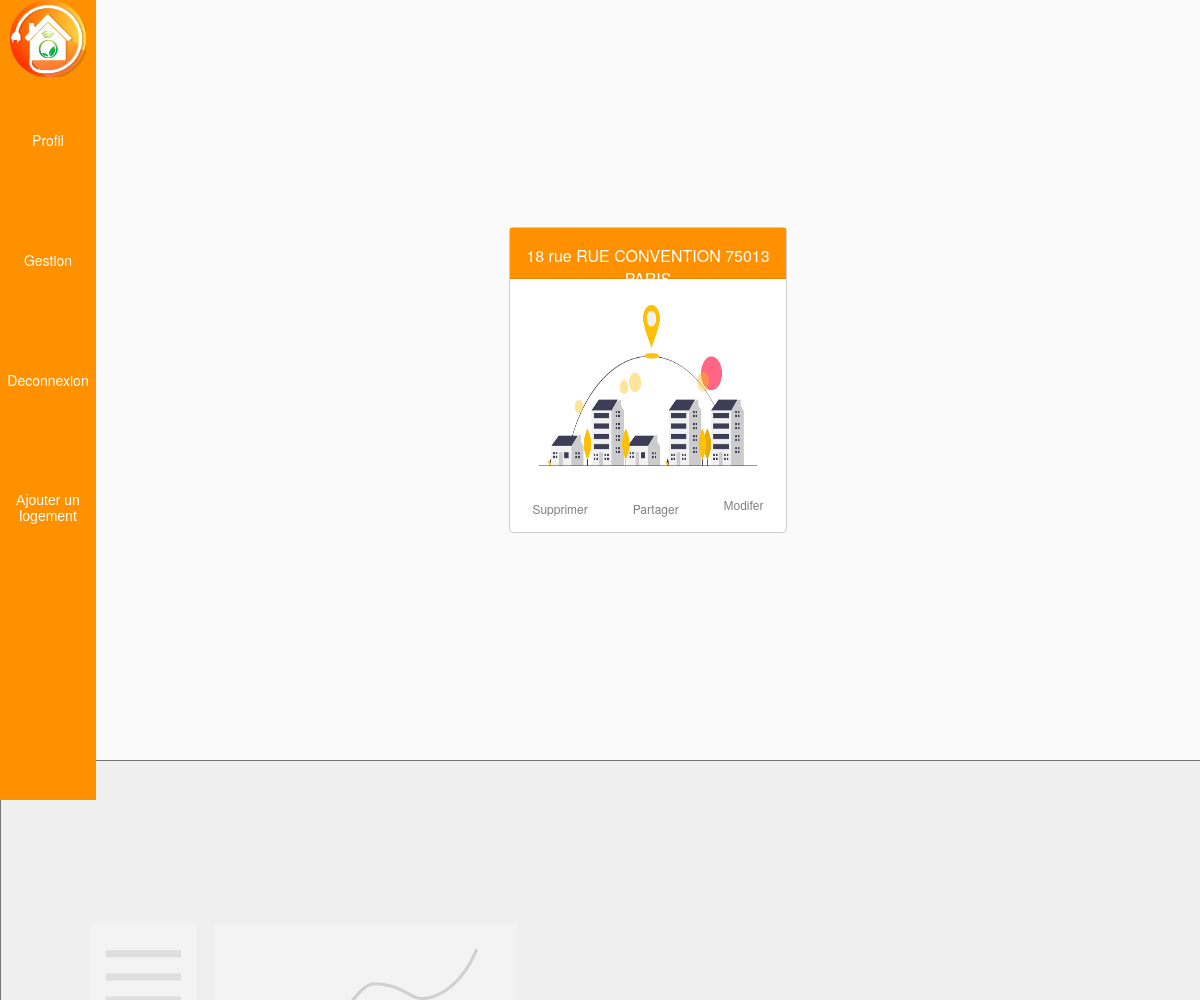
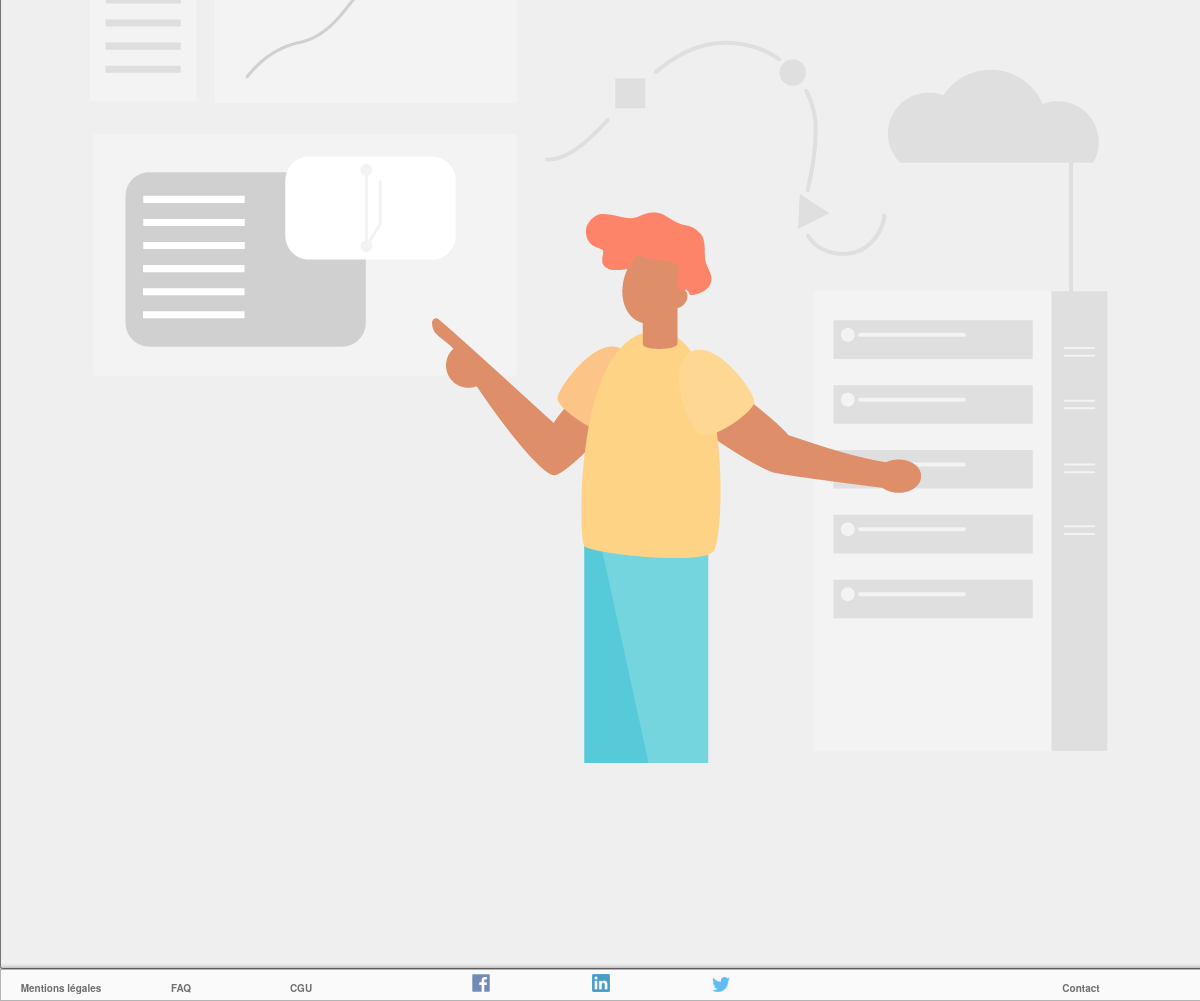
Page /?Route=client&Ctrl=logement&Vue=vuePrincipale (signed in) on the committed database (2 pictures, top to bottom).
### tables this page shows
CREATE TABLE `logement` (
  `id` int(11) NOT NULL,
  `photo` varchar(250) DEFAULT NULL,
  `numero` int(11) NOT NULL,
  `rue` varchar(100) NOT NULL,
  `ville` varchar(50) NOT NULL,
  `code_postal` int(5) NOT NULL,
  `complement_adresse` varchar(250) DEFAULT NULL,
  `nbr_habitant` int(11) NOT NULL,
  `surface` int(11) NOT NULL,
  `annee_construction` int(11) NOT NULL,
  `id_utilisateur` int(11) NOT NULL
);

### app/controleur/client/logement.php (called while the page is built, shortened)
<?php
include('app/model/client/requete.logement.php');
switch ($action) {
    case 'vuePrincipale':
        $vue = "logement";
        if(isset($_SESSION['id'])) {
          $liste_logement = selectionerLogement($bdd);
        } else {
          header('Location: ?Route=client&Ctrl=logement');
        }
        break;
}
include ('app/vues/client/header.php');
include ('app/vues/client/'.$vue.'.php');
include ('app/vues/client/footer.php');
?>

### index.php (called while the page is built, shortened)
<?php
if(!empty($_GET['Route'])) {
	$route = $_GET['Route'];
}
if(!empty($_GET['Ctrl'])) {
	$controller = $_GET['Ctrl'];
}
if(!empty($_GET['Vue'])){
    $action = $_GET['Vue'];
}
include('app/controleur/' . $route . '/' . $controller . '.php');
?>

### app/model/client/requete.logement.php (called while the page is built, shortened)
<?php
function selectionerLogement($bdd) {
  $utilisateurId = $_SESSION['id'];
  $query = 'SELECT * FROM logement WHERE id_utilisateur =:utilisateurId';
  $donnees = $bdd->prepare($query);
  $donnees->bindParam(":utilisateurId", $utilisateurId);
  $donnees->execute();
  $liste_logement = $donnees->fetchAll();
  $query = 'SELECT * FROM logement
            INNER JOIN partagelogement
            ON logement.id = partagelogement.id_logement
            AND partagelogement.id_utilisateur = :utilisateurId';
  $donnees = $bdd->prepare($query);
  $donnees->bindParam(":utilisateurId", $utilisateurId);
  $donnees->execute();
  return array_merge($liste_logement,$donnees->fetchAll());
}
?>

### app/vues/client/logement.php (the view, shortened to what this page needs)
<div class="container-logements">
  <?php
  if (isset($liste_logement)) {
    foreach ($liste_logement as $key => $value) {
      ?>
      <div class="card-logement">
        <div class="card-head">
          <div class="home-information">
            <?php
            echo ($value['numero'] . " rue " . $value['rue'] . " " . $value['code_postal'] . " " . $value['ville']);
            ?>
          </div>
        </div>
        <form class="card-body" action="?Route=client&Ctrl=piece&Vue=vuePrincipale" method="post">
          <button type="submit" class="piece-direction">
            <img src="<?= ROOT_URL ?>/static/image/entreprise/home.png" width="100%" alt="">
          </button>
        </form>
        <div class="card-footer">
          <a href="#" onclick="openDeletePopup(<?= $value[0] ?>)">
            Supprimer
          </a>
          <a href="#" onclick="openSharePopup(<?= $value[0] ?>)">
            Partager
          </a>
          <form class="" action="?Route=client&Ctrl=logement&Vue=editerLogement" method="post">
            <input type="submit" name="" value="Modifer">
          </form>
        </div>
      </div>
    <?php
  }
}
?>
</div>
<div class="container-logement-mobile">
  <div class="card-mobile">
    <div class="card-body-mobile">
      <form action="" class="sensor">
        <button class="go-sensor">
          <img src="<?= ROOT_URL ?>/static/image/entreprise/capteur.png" alt="">
        </button>
      </form>
    </div>
  </div>
</div>

### app/vues/client/header.php (shortened to what this page needs)
<!DOCTYPE html>
<html lang="fr" dir="ltr">
<head>
  <link rel="stylesheet" href="<?= ROOT_URL ?>static/css/client/body.css">
  <link rel="stylesheet" href="<?= ROOT_URL ?>static/css/client/login/login-desktop.css">
  <link rel="stylesheet" href="<?= ROOT_URL ?>static/css/client/login/login-mobile.css">
  <link rel="stylesheet" href="<?= ROOT_URL ?>static/css/client/footer/footer-desktop.css">
  <link rel="stylesheet" href="<?= ROOT_URL ?>static/css/client/footer/footer-mobile.css">
  <link rel="stylesheet" href="<?= ROOT_URL ?>static/css/client/barre-de-navigation/navbar-client-desktop.css">
  <link rel="stylesheet" href="<?= ROOT_URL ?>static/css/client/logements/logement-desktop.css">
  <link rel="stylesheet" href="<?= ROOT_URL ?>static/css/client/logements/logement-mobile.css">
  <link rel="stylesheet" href="<?= ROOT_URL ?>static/css/client/pieces/card-piece-mobile.css">
  <link rel="stylesheet" href="<?= ROOT_URL ?>static/css/client/pieces/card-piece-desktop.css">
  <link rel="stylesheet" href="<?= ROOT_URL ?>static/css/client/capteurs/card-capteur-desktop.css">
  <link rel="stylesheet" href="<?= ROOT_URL ?>static/css/client/capteurs/card-capteur-mobile.css">
  <link rel="stylesheet" href="<?= ROOT_URL ?>static/css/client/details-capteur/details-capteur-desktop.css">
  <link rel="stylesheet" href="<?= ROOT_URL ?>static/css/client/details-capteur/details-capteur-mobile.css">
  <link rel="stylesheet" href="<?= ROOT_URL ?>static/css/utils/modal/modal-desktop.css">
  <link rel="stylesheet" href="<?= ROOT_URL ?>static/css/utils/modal/big-modal-desktop.css">
  <link rel="stylesheet" href="<?= ROOT_URL ?>static/css/client/mention-legale/mention-legale-desktop.css">
  <link rel="stylesheet" href="<?= ROOT_URL ?>static/css/client/mention-legale/mention-legale-mobile.css">
  <link rel="stylesheet" href="<?= ROOT_URL ?>static/css/client/profil/profil.css">
  <link rel="stylesheet" href="<?= ROOT_URL ?>static/css/client/home/home.css">
  <link rel="stylesheet" href="<?= ROOT_URL ?>static/css/client/signin/signin-desktop.css">
  <link rel="stylesheet" href="<?= ROOT_URL ?>static/css/client/password/password-desktop.css">
  <link rel="stylesheet" href="<?= ROOT_URL ?>static/css/client/addLogement/addLogement-desktop.css">
  <link rel="stylesheet" href="<?= ROOT_URL ?>static/css/client/addPiece/addPiece-desktop.css">
  <link rel="stylesheet" href="<?= ROOT_URL ?>static/css/client/addCapteur/addCapteur-desktop.css">
  <link rel="stylesheet" href="<?= ROOT_URL ?>static/css/client/faq.css">
  <link rel="stylesheet" href="<?= ROOT_URL ?>static/css/client/cgu.css">
  <link rel="stylesheet" href="<?= ROOT_URL ?>static/css/client/mentionsLegales.css">
  <link rel="stylesheet" href="<?= ROOT_URL ?>static/css/client/motdepasseoublie.css">
  <link rel="stylesheet" href="<?= ROOT_URL ?>static/css/utils/erreur404.css">
</head>
<body id="body">
  <?php
  if (isset($_SESSION['id'])) {
    ?>
    <header>
      <div>
        <img src="<?= ROOT_URL ?>static/image/entreprise/ecosystem-logo.png" width="10%" alt="">
      </div>
      <div class="navbar">
        <a href="<?= ROOT_URL ?>?Route=client&Ctrl=profil&Vue=vuePrincipale">
          Profil
        </a>
      </div>
      <div class="navbar">
        <a href="<?= ROOT_URL ?>?Route=client&Ctrl=logement&Vue=vuePrincipale">
          Gestion
        </a>
      </div>
      <div class="navbar">
        <a href="<?= ROOT_URL ?>?Route=client&Ctrl=signin&Vue=deconnexion">
          Deconnexion
        </a>
      </div>
      <?php
      if ($vue != "details") {
        ?>
        <div class="navbar">
          <?php
          if ($vue == "logement") {
            ?>
            <form class="" action="?Route=client&Ctrl=logement&Vue=addLogement" method="post">
              <button class="add-logement" type="submit">Ajouter un logement</button>
            </form>
          <?php
        } else if ($vue == "piece") {
          ?>
            <form class="" action="?Route=client&Ctrl=piece&Vue=addPiece" method="post">
              <input type="hidden" name="id_logement" value="<?= $id_logement ?>">
              <button type="submit" class="add-logement" name="">Ajouter une pièce</button>
            </form>
          <?php
        } else if ($vue == "capteur") {
          ?>
            <form class="" action="?Route=client&Ctrl=capteur&Vue=addCapteur" method="post">
              <input type="hidden" name="id_piece" value="<?php echo $donneespiece['id']  ?>">
              <input type="hidden" name="id_logement" value="<?php echo $IDLOGEMENT  ?>">
              <button type="submit" class="add-logement" name="button">Ajouter un capteur</button>
            </form>
          <?php
        }
        ?>
        </div>
      <?php
    }
    ?>
    </header>
  <?php
}
?>

### app/vues/client/footer.php (shortened to what this page needs)
  <?php
  if (isset($_SESSION['id'])) {
    ?>
    <footer>
      <ul>
        <li><a href="<?= ROOT_URL ?>?Route=client&Ctrl=mentionsLegales&Vue=mentionsLegales">Mentions légales</a></li>
        <li><a href="<?= ROOT_URL ?>?Route=client&Ctrl=faq&Vue=faq">FAQ</a></li>
        <li><a href="<?= ROOT_URL ?>?Route=client&Ctrl=cgu&Vue=cgu">CGU</a></li>
        <li><a href="#"><img src="<?= ROOT_URL ?>/static/image/icon/fb-logo.png" width="15%" alt="Facebook"></a></li>
        <li><a href="#"><img src="<?= ROOT_URL ?>/static/image/icon/linkedin-logo.png" width="15%" alt="Linkedin"></a></li>
        <li><a href="#"><img src="<?= ROOT_URL ?>/static/image/icon/twitter-logo-lp.png" width="15%" alt="Twitter"></a></li>
        <li><a href="#" id="contact">Contact</a>
        </li>
      </ul>
    </footer>
  <?php
}
?>
  </body>
  </html>

### static/css/client/body.css (style rules this page uses)
body { background: #FAFAFA; color: #333; font-family: "HelveticaNeue-Light", "Helvetica Neue Light", "Helvetica Neue", Helvetica, Arial, "Lucida Grande", sans-serif; height: auto !important; height: 100%; max-height: 200%; min-height: 100%; text-rendering: optimizeLegibility; overflow-x: hidden; width: 100%; position: absolute; margin:0!important; }

### static/css/client/footer/footer-desktop.css (style rules this page uses)
footer { margin:0; width: 100%; height: auto; background-color: #FAFAFA; opacity: 0.7; border: solid 0.5px rgba(0,0,0,0.4); box-shadow: 0px 0px 4px 2px rgba(0,0,0,0.4); position: sticky; bottom: 0; top: 100%; }
footer > ul { display: flex; height: 30px; width: 100%; margin: 0; padding:0; flex-direction: row; list-style-type: none; }
footer > ul > li { margin:auto; text-align: center; text-align: -moz-center; width: 20%; }
footer > ul > li:nth-of-type(1) { text-align: center; flex-basis: 10%; }
footer > ul > li:nth-of-type(2) { text-align: center; flex-basis: 10%; }
footer > ul > li:nth-of-type(3) { text-align: center; flex-basis: 10%; margin-right: 5% }
footer > ul > li:nth-of-type(4) { text-align: center; flex-basis: 10%; }
footer > ul > li:nth-of-type(5) { text-align: center; flex-basis: 10%; }
footer > ul > li:nth-of-type(6) { text-align: center; flex-basis: 10%; margin-right: 15%; }
footer > ul > li:nth-of-type(7) { text-align: center; flex-basis: 20%; }
footer > ul > li > a { text-decoration: none; color: rgba(0,0,0,0.8); font-size: 10px; font-weight: 800; }

### static/css/client/barre-de-navigation/navbar-client-desktop.css (style rules this page uses)
header { width: 8%; height: 100vh; position: fixed; background: #ff9100; }
header > .navbar { width: 100%; height: 15%; display: flex; flex-direction: column; text-align: center; align-items: center; }
header > .navbar > a, .add-logement { border: none; background: none; font-size: 14px; color: white; text-decoration: none; font-weight: 500; width: 100%; height: 100%; position: relative; overflow-wrap: break-word; text-overflow: clip; top: 6vh; }
header > div { text-align: center; }
header > div > img { width: 80%; height: 90%; }

### static/css/client/logements/logement-desktop.css (style rules this page uses)
.container-logements { width: 92%; height: 95vh; margin-left: 8%; display: flex; flex-direction: row; flex-wrap: wrap; }
.card-logement { flex-basis: 25%; height: 40%; border-radius: 5px; border: solid 1px rgba(0,0,0,0.2); background-color: white; margin: auto; }
.card-logement > .card-head { height: 50px; border-bottom: solid 1px rgba(0,0,0,0.1); background: #FF9100; color: white; text-align: center; }
.home-information { position: relative; top: 2vh; }
.card-logement > .card-body { height: 70%; background: white; }
.piece-direction { width: 100%; height: 100%; border: none; background: #ffffff; }
.piece-direction > img { width: 100%; height: 100%; }
.card-footer { display: flex; flex-direction: row; flex-wrap: wrap; width: 100%; height: 9%; text-align: center; background: white; }
.card-footer > a, form > input { background: white; border: none; text-decoration: none; font-size: 14px; padding: 0; margin: auto; color: rgba(0,0,0,0.8); }
.card-footer > form { width: auto; height: 100%; margin: auto }
.card-footer > form > input { margin-top: 8%; }

### static/css/client/pieces/card-piece-desktop.css (style rules this page uses)
.card-footer > a, form > input { text-decoration: none; margin: auto; font-size: 12px; color: rgba(0,0,0,0.5); }
.card-footer > form > input { margin-top: 16%; }

### static/css/client/capteurs/card-capteur-desktop.css (style rules this page uses)
.card-footer > a, form > input { text-decoration: none; background: none; margin: auto; font-size: 12px; color: rgba(0, 0, 0, 0.5); }
.card-footer > a { margin-top: 3%; }

### rows in the picture
logement: numero "18", rue "RUE CONVENTION", code_postal "75013", ville "PARIS"
